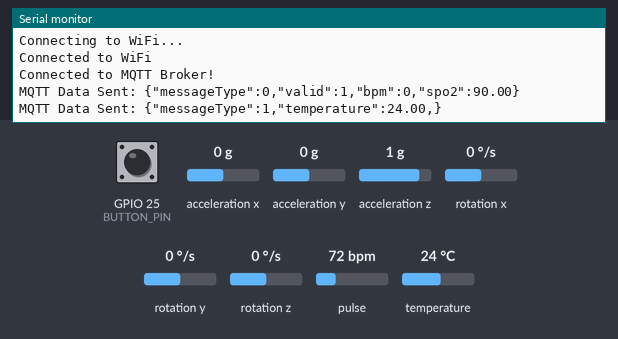
Bench run of a sketch on a simulated ESP32. Shown: the last lines printed to the serial monitor. The inputs (shaded band) are chosen by the test bench; at power-on: GPIO 25 (BUTTON_PIN) HIGH, pulse 72 bpm, temperature 24 °C, acceleration x 0 g, acceleration y 0 g, acceleration z 1 g, rotation x 0 °/s, rotation y 0 °/s, rotation z 0 °/s. WiFi joins after 1.5 s; servers stay silent unless stated; random numbers use the default seed unless the sketch sets one; no MQTT or app messages arrive unless stated.

Above: at 8.7 s.
8.8 s: GPIO 25 (BUTTON_PIN) pulled LOW for 0.15 s
14.0 s: pulse set to 42 bpm
At 15.1 s:
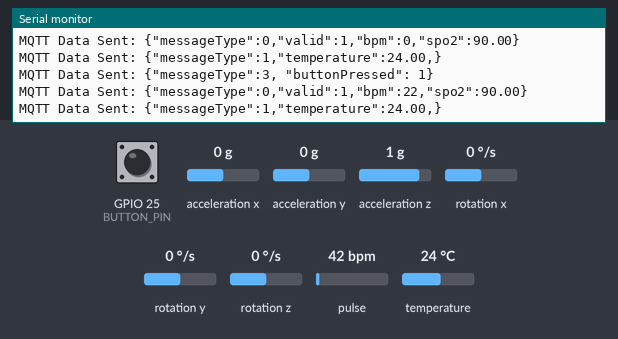
15.5 s: temperature set to 12 °C
17.0 s: pulse set to 70 bpm
At 18.3 s:
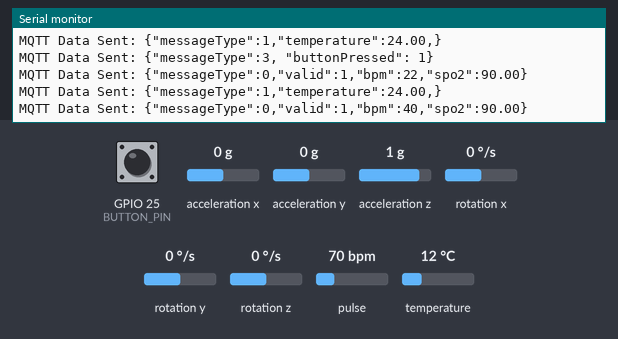
18.5 s: temperature set to 19 °C
At 20.7 s:
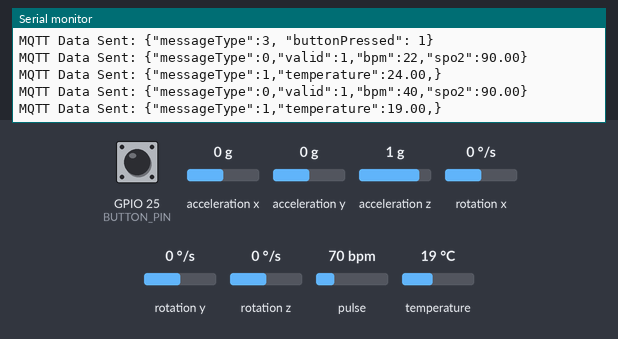

The sketch:

final.ino
```cpp
#include <WiFi.h>
#include <PubSubClient.h>
#include <Wire.h>
#include <MPU6050_tockn.h>
#include "heartRate.h"
#include "MAX30105.h"
#include "spo2_algorithm.h"
#include <OneWire.h>
#include <DallasTemperature.h>

// Constants for Wi-Fi and MQTT connection
const char* ssid = "CLAUDIA";
const char* password = "claudia1303";
const char* mqtt_broker = "192.168.15.127";
const char* topic = "esp32/test";
const char* mqtt_username = "";
const char* mqtt_password = "";
const int mqtt_port = 1883;

// WiFi and MQTT Clients
WiFiClient espClient;
PubSubClient mqttClient(espClient);

// Declare sensor object variables
TwoWire i2cBus1 = TwoWire(1); // Fall detection
TwoWire i2cBus0 = TwoWire(0); // Heart Rate
MPU6050 mpu6050(i2cBus1);
MAX30105 particleSensor;
uint32_t irValue;
OneWire oneWire(4); // Temperature
DallasTemperature sensors(&oneWire);

// Button pin setup
#define BUTTON_PIN 25
int lastButtonState = HIGH;

// MPU6050 setup
#define I2C2_SDA_PIN 5
#define I2C2_SCL_PIN 18

// MAX30105 setup
#define I2C1_SDA_PIN 21
#define I2C1_SCL_PIN 22

// Beat detection and SpO2 variables
byte pulseLED = 0, lastPulseLED = 2;    // The on-board LED

const byte RATE_SIZE = 16;
byte rates[RATE_SIZE];
byte rateSpot = 0;
long lastBeat = 0; //Time at which the last beat occurred
float beatsPerMinute;
int beatAvg;

double avered = 0;
double aveir = 0;
double sumirrms = 0;
double sumredrms = 0;

String hr_data;
long delta_message;
long last_beat_message = 0;

double SpO2 = 0;
double ESpO2 = 90.0;
double FSpO2 = 0.7; //filter factor for estimated SpO2
double frate = 0.95; //low pass filter for IR/red LED value to eliminate AC component
int i = 0;
int Num = 30;
#define FINGER_ON 7000
#define MINIMUM_SPO2 90.0

// Panic button variables
int currentState; // the current reading from the input pin

// Temperature variables
const int oneWireBus = 4;

// Sensor setup functions
void setupSensors();

// MQTT Connection function
void connectToMQTT();

// Functions for sensor readings
float readTemperature();
String loop_heart_rate();
float readFallDetectionAcceleration();
int readButton();

int button_check = 0;
int button_val = 0;

// Task function to publish sensor data
void sensorReadingTask(void *parameter);

int fall_check = 0;
int fall_val = 0;

String serializeSensorData(float temperature);

void setup() {
  Serial.begin(115200);
  Serial.println("aqui pelo menos");
  // Initialize sensors
  setupSensors();

  // Connect to WiFi
  WiFi.begin(ssid, password);
  while (WiFi.status() != WL_CONNECTED) {
    delay(500);
    Serial.println("Connecting to WiFi...");
  }
  Serial.println("Connected to WiFi");

  // Connect to MQTT Broker
  mqttClient.setServer(mqtt_broker, mqtt_port);
  connectToMQTT();

  // Start FreeRTOS task for sensor reading and MQTT publishing
  xTaskCreate(sensorReadingTask, "SensorReadingTask", 4096, NULL, 1, NULL);
}

void loop() {
  // Empty loop - task handles sensor readings and data publishing
  hr_data = loop_heart_rate();
  delta_message = millis() - last_beat_message;
  fall_val = readFallDetectionAcceleration();
  if (fall_val){
    fall_check = 1;
  }

  button_val = readButton();
  if (button_val){
    button_check = 1;
  }

  if (delta_message > 5000 && mqttClient.connected()) {
      if (fall_check){
        String fall_message = "{\"messageType\":2, \"fallDetected\": 1}";
        mqttClient.publish(topic, fall_message.c_str());
        Serial.println("MQTT Data Sent: " + fall_message);
        fall_check = 0;
      }

      if (button_check){
        String button_message = "{\"messageType\":3, \"buttonPressed\": 1}";
        mqttClient.publish(topic, button_message.c_str());
        Serial.println("MQTT Data Sent: " + button_message);
        button_check = 0;
      }

      last_beat_message = millis();
      mqttClient.publish(topic, hr_data.c_str());
      Serial.println("MQTT Data Sent: " + hr_data);
  }
}

void setup_heart_rate() {
  delay(3000);

  i2cBus0.begin(I2C1_SDA_PIN, I2C1_SCL_PIN);
  if (!particleSensor.begin(i2cBus0, I2C_SPEED_FAST)) //400kHz speed
  {
    Serial.println("MAX30102 NOT INITIALIZED");
    while (1);
  }
  byte ledBrightness = 0x7F; //=127, Options: 0=Off to 255=50mA
  byte sampleAverage = 4; //Options: 1, 2, 4, 8, 16, 32
  byte ledMode = 2; //Options: 1 = Red only, 2 = Red + IR
  int sampleRate = 800; //Options: 50, 100, 200, 400, 800, 1000, 1600, 3200
  int pulseWidth = 215; //Options: 69, 118, 215, 411
  int adcRange = 16384; //Options: 2048, 4096, 8192, 16384
  // Set up the wanted parameters
  particleSensor.setup(ledBrightness, sampleAverage, ledMode, sampleRate, pulseWidth, adcRange); //Configure sensor with these settings
  particleSensor.enableDIETEMPRDY();

  particleSensor.setPulseAmplitudeRed(0x0A); //Turn Red LED to low to indicate sensor is running
  particleSensor.setPulseAmplitudeGreen(0); //Turn off Green LED
}

String loop_heart_rate() {
  long irValue = particleSensor.getIR();    //Reading the IR value it will permit us to know if there's a finger on the sensor or not
  if (irValue > FINGER_ON ) {

    if (checkForBeat(irValue) == true) {
      //Serial.print("Bpm="); Serial.println(beatAvg);
      long delta = millis() - lastBeat;
      lastBeat = millis();
      beatsPerMinute = 60 / (delta / 1000.0);
      if (beatsPerMinute < 255 && beatsPerMinute > 20) {
        rates[rateSpot++] = (byte)beatsPerMinute;
        rateSpot %= RATE_SIZE;
        beatAvg = 0;
        for (byte x = 0 ; x < RATE_SIZE ; x++) beatAvg += rates[x];
        beatAvg /= RATE_SIZE;
      }
    }

    uint32_t ir, red ;
    double fred, fir;
    particleSensor.check(); //Check the sensor, read up to 3 samples
    if (particleSensor.available()) {
      i++;
      ir = particleSensor.getFIFOIR();
      red = particleSensor.getFIFORed();
      //Serial.println("red=" + String(red) + ",IR=" + String(ir) + ",i=" + String(i));
      fir = (double)ir;//double
      fred = (double)red;//double
      aveir = aveir * frate + (double)ir * (1.0 - frate); //average IR level by low pass filter
      avered = avered * frate + (double)red * (1.0 - frate);//average red level by low pass filter
      sumirrms += (fir - aveir) * (fir - aveir);//square sum of alternate component of IR level
      sumredrms += (fred - avered) * (fred - avered); //square sum of alternate component of red level

      if ((i % Num) == 0) {
        double R = (sqrt(sumirrms) / aveir) / (sqrt(sumredrms) / avered);
        SpO2 = -23.3 * (R - 0.4) + 100;
        ESpO2 = FSpO2 * ESpO2 + (1.0 - FSpO2) * SpO2;//low pass filter
        if (ESpO2 <= MINIMUM_SPO2) ESpO2 = MINIMUM_SPO2; //indicator for finger detached
        if (ESpO2 > 100) ESpO2 = 99.9;
        //Serial.print(",SPO2="); Serial.println(ESpO2);
        sumredrms = 0.0; sumirrms = 0.0; SpO2 = 0;
        i = 0;
      }
      particleSensor.nextSample(); //We're finished with this sample so move to next sample
    }

    //Serial.print("Bpm:" + String(beatAvg));
    //if (beatAvg > 30)  Serial.println(",SPO2:" + String(ESpO2));
    //else Serial.println(",SPO2:" + String(ESpO2));
  }
  else {
    for (byte rx = 0 ; rx < RATE_SIZE ; rx++) rates[rx] = 0;
    beatAvg = 0; rateSpot = 0; lastBeat = 0;
    avered = 0; aveir = 0; sumirrms = 0; sumredrms = 0;
    SpO2 = 0; ESpO2 = 90.0;
  }
  String hrData = "";
  if (irValue > FINGER_ON) { // Detect if finger is in the sensor
    // Algorithm to read heart rate and SpO2 levels. Add your algorithm here.
    hrData = "{\"messageType\":0,\"valid\":1,\"bpm\":"+String(beatAvg)+",\"spo2\":"+String(ESpO2) + "}"; // Placeholder for sample values
  } else {
    hrData = "{\"messageType\":0,\"valid\":0,\"bpm\":0,\"spo2\":0}"; // No finger detected
  }
  return hrData;
}

void sensorReadingTask(void *parameter) {
  while (1) {
    if (!mqttClient.connected()) {
       connectToMQTT();
    }
    // Get sensor readings
    float temp = readTemperature();

    String sensorData = serializeSensorData(temp);

    // Publish sensor data to MQTT
    if (mqttClient.connected()) {
      mqttClient.publish(topic, sensorData.c_str());
      Serial.println("MQTT Data Sent: " + sensorData);
    }

    // Delay to control how often you read sensors and send data
    vTaskDelay(5000 / portTICK_PERIOD_MS);
  }
}

void setupSensors() {
  pinMode(BUTTON_PIN, INPUT_PULLUP);
  Serial.println("butao");
  i2cBus1.begin(I2C2_SDA_PIN, I2C2_SCL_PIN, 100000);
  mpu6050.begin();
  mpu6050.calcGyroOffsets(true);
  Serial.println("girou");
  i2cBus0.begin(I2C1_SDA_PIN, I2C1_SCL_PIN, 400000);
  particleSensor.begin(i2cBus0, I2C_SPEED_FAST); // Use default I2C port, 400kHz speed
  particleSensor.setup();
  Serial.println("particulou");
  oneWire.begin(oneWireBus);
  setup_heart_rate();
  sensors.begin();
  Serial.println("setou");
}

void connectToMQTT() {
  while (!mqttClient.connected()) {
    String clientId = "ESP32Client-";
    clientId += String(random(0xffff), HEX);
    if (mqttClient.connect(clientId.c_str(), mqtt_username, mqtt_password)) {
      Serial.println("Connected to MQTT Broker!");
    } else {
      Serial.print("failed, rc=");
      Serial.print(mqttClient.state());
      Serial.println(" try again in 5 seconds");
      vTaskDelay(5000 / portTICK_PERIOD_MS);
    }
  }
}

String serializeSensorData(float temperature) {
  String data = "{\"messageType\":1,";
  data += "\"temperature\":" + String(temperature) + ",";
  //data += "\"heartRate\":" + heartRateData + ",";
  //data += "\"fallDetected\":" + String(fallAccel) + ",";
  data += "}";
  return data;
}

int readButton() {
  currentState = digitalRead(BUTTON_PIN);
  bool pressed = (lastButtonState == HIGH && currentState == LOW); // Check for button press (active LOW)
  lastButtonState = currentState; // Update the last button state
  return pressed;
}

float readFallDetectionAcceleration() {
  mpu6050.update();

  float accelX = mpu6050.getAccX();
  float accelY = mpu6050.getAccY();
  float accelZ = mpu6050.getAccZ();

  float totalAccel = sqrt(accelX * accelX + accelY * accelY + accelZ * accelZ);

  const float fallThreshold = 2; // You might need to adjust this value

  // Check for a fall
  if (totalAccel > fallThreshold) {
    // Possible fall detected, do something
    return 1;
  }
  else{
    return 0;
  }
}

float readTemperature() {
  sensors.requestTemperatures();
  float temp = sensors.getTempCByIndex(0);
  return temp;
}
```

Measured:
- after the input at 17.0 s, the serial monitor: prints a new line after 0.60 s (image 2)
- after the input at 18.5 s, the serial monitor: prints a new line after 1.4 s (image 3)
